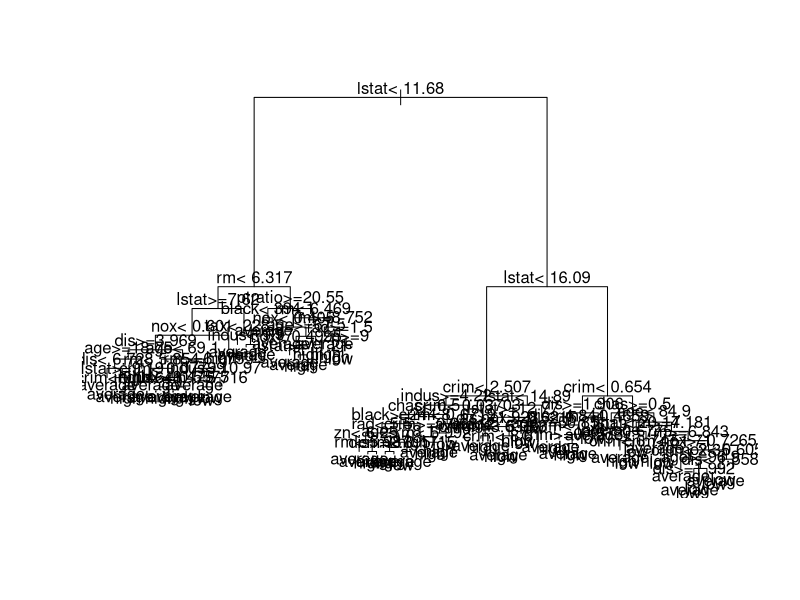

Source code (R):
# Decision Tree Learning: a real-life example
# -------------------------------------------

# CART
# ----

# Use libraries.
library(rpart)

# Load data into session.
train <- read.csv("assignment2/BostonHouseTrain.csv")
test <- read.csv("assignment2/BostonHouseTest.csv")

# Formula used to compute the relation.
formula <- class ~ . - X

# Set rpart options.
option <- rpart.control(minsplit=1, cp=0)

# Construct the decision tree.
fit <- rpart(formula, data=train, control=option)

# Output the fit.
print(fit)
plot(fit)
text(fit)
printcp(fit)

# Question 1
# ----------

# Compute number of nodes.
nb_nodes <- max(fit$where)

# Compute confusion matrices
table_train <- table(train$class, predict(fit, train, type='class'))
table_test <- table(test$class, predict(fit, test, type='class'))

acc_train <- sum(diag(table_train))/sum(table_train)
acc_test <- sum(diag(table_test))/sum(table_test)

sprintf(fmt = "%g, %g, %g", nb_nodes, acc_train, acc_test)

# Question 2
# ----------

# Yes, if the data is consistent.

# Question 3
# ----------
n <- 100
acc_train <- 0
acc_test <- 0
nb_nodes <- 0
for (i in 1:n) {
  train25 <- train[sample(nrow(train), nrow(train)/4), ]
  fit <- rpart(formula, data=train25, control=option)
  nb_nodes <- nb_nodes + max(fit$where)
  table_train <- table(train25$class, predict(fit, train25, type='class'))
  table_test <- table(test$class, predict(fit, test, type='class'))
  acc_train <- acc_train + sum(diag(table_train))/sum(table_train)
  acc_test <- acc_test + sum(diag(table_test))/sum(table_test)
}

sprintf(fmt = "%g, %g, %g", nb_nodes/n, acc_train/n, acc_test/n)